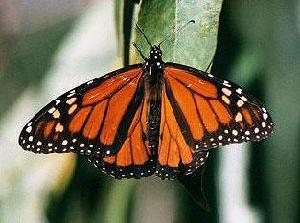
#> input picture perceptualHashingTests/images/0_image_test.jpg, 300 x 223 px; its folder holds 2 pictures in this run
$ python mainPerceptualHashing.py
#> lines starting #> are read from the running program, lines starting #| are printed output that depends on the picture; long printed decimals are rounded
import cv2 as cv
import numpy as np
import os
import matplotlib.pyplot as plt
from PIL import Image, ImageFilter

import imagehash

"""
Implementação baseada no artigo:
- Perceptual Hashing using Convolutional Neural
Networks for Large Scale Reverse Image Search
Mathieu Gaillard

- https://www.phash.org/docs/pubs/thesis_zauner.pdf

- https://www.geeksforgeeks.org/discrete-cosine-transform-algorithm-program/
"""

image_folder = 'tests/101_ObjectCategories/butterfly'
image_folder_perceptual = 'perceptualHashingTests/images'

# [21 lines left out: function DCT_image, not called in this run]

def DCT_Perceptual_Hashing_Implementado(img_path, img_name, resize_size=32, dct_block_size=(8,8)):
        image = Image.open(img_path)

        # o resultado é convertido para preto e branco
        img_preto_branco = image.convert('L').resize((resize_size, resize_size), Image.Resampling.LANCZOS)
        # depois é borrado com boxblur para eliminar ruido
        img_com_blur = img_preto_branco.filter(ImageFilter.BoxBlur(radius= 7))
        # transformando para array
        img_array = np.asarray(img_com_blur, dtype = np.float32)
        print(img_array)
        # utilizando a DCT do OpenCV
        img_dct = cv.dct(img_array)

        # * Implementado manualmente dando resultados identicos a biblioteca
        #img_dct = DCT_image(img_array)
        # plt.imshow(img_dct)
        # plt.show()
        print(img_dct)

        # cortando o bloco de 8x8
        img_dct = img_dct[0:dct_block_size[0], 0:dct_block_size[0]]

        # calculando a mediana
        mediana = np.median(img_dct)

        hash_binario = 0

        img_dct = img_dct.flatten()
        for i in range(img_dct.shape[0]):
            hash_binario <<= 1
            if img_dct[i].flatten()[0] > mediana:
                hash_binario |= 0x1
        hash_binario &= 0xFFFFFFFFFFFFFFFF

        # retornando o hash
        return hash_binario

# [22 lines left out: functions DCT_Perceptual_Hashing_LibImageHash, DCT_Perceptual_Hashing, not called in this run]

"""
Hamming Distance

Valores entre 0 e 1, mais proximo de 0 significa que as imagens sao mais similares
"""
def hamming_distance(hash_referencia, hash_list):
    hamming_list = []
    index_img = 0
    for hash in hash_list:
        # print(hash)
        # print(hash_referencia)
        # hamming = sum(c1 != c2 for c1, c2 in zip(hash_referencia, hash))
        hamming = bin(hash ^ hash_referencia).count('1')
        print(hamming)
        print(len(bin(hash)) - 2)
        hamming_list.append([hamming/(len(bin(hash)) - 2), index_img])
        index_img += 1
    return hamming_list


def gera_imagens_similares_experimento():
    # imagens para testar perceptual hashing de imagens com diferentes operações
    imagem_selecionada = os.listdir(image_folder_perceptual)[0]

    imagem_teste = Image.open(os.path.join(image_folder_perceptual, imagem_selecionada))
#> imagem_teste is the input picture: PIL image 300x223 RGB; mean R, G, B 111.4, 105.1, 81.5

    # operacao blur

    imagem_blur = imagem_teste.filter(ImageFilter.BLUR)
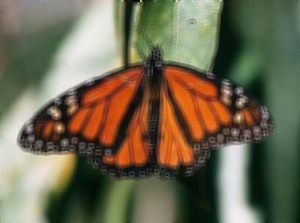
#> imagem_blur: PIL image 300x223 RGB; mean R, G, B 111.4, 105.1, 81.5

    imagem_blur.save(os.path.join(image_folder_perceptual, "image_test_blur.jpg"))

    # operacao preto_branco

    imagem_preto_branco = imagem_teste.convert('L')
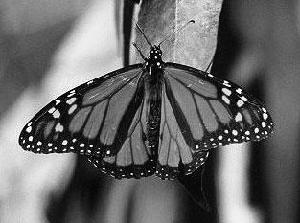
#> imagem_preto_branco: PIL image 300x223 L; min 0, max 255, mean 104.3

    imagem_preto_branco.save(os.path.join(image_folder_perceptual, "image_test_preto_branco.jpg"))

    # operacao resize

    imagem_resize = imagem_teste.resize((128, 128))
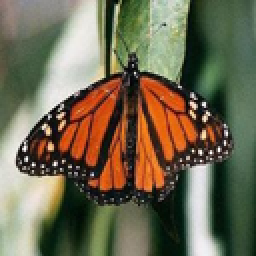
#> imagem_resize: PIL image 128x128 RGB (shown 2 times larger); mean R, G, B 111.4, 105.1, 81.5

    imagem_resize.save(os.path.join(image_folder_perceptual, "image_test_resize.jpg"))

    # operacao compressao

    imagem_compressao = imagem_teste.filter(ImageFilter.SHARPEN)

    imagem_compressao.save(os.path.join(image_folder_perceptual, "image_test_compressao.jpg"))

    # operacao rotacao

    imagem_rotacao = imagem_teste.rotate(90)
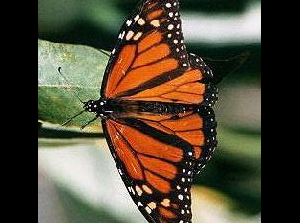
#> imagem_rotacao: PIL image 300x223 RGB; mean R, G, B 84.1, 74.2, 55.9

    imagem_rotacao.save(os.path.join(image_folder_perceptual, "image_test_rotacao.jpg"))

    # operacao flip

    imagem_flip = imagem_teste.transpose(Image.FLIP_LEFT_RIGHT)
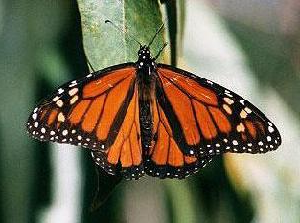
#> imagem_flip: PIL image 300x223 RGB; mean R, G, B 111.4, 105.1, 81.5

    imagem_flip.save(os.path.join(image_folder_perceptual, "image_test_flip.jpg"))

    # operacao crop

    imagem_crop = imagem_teste.crop((0, 0, imagem_teste.size[0] // 2, imagem_teste.size[0] // 2))
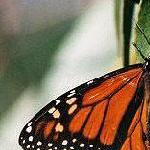
#> imagem_crop: PIL image 150x150 RGB; mean R, G, B 132.8, 116.2, 95.6

    imagem_crop.save(os.path.join(image_folder_perceptual, "image_test_crop.jpg"))

def hash_int_to_hex(hash_int):
    return hex(hash_int)


def experimento_efetividade_operacoes_imagens():
    gera_imagens_similares_experimento()

    lista_imagens = os.listdir(image_folder_perceptual)
    hash_list = []
    for img_name in lista_imagens:
        img_path = os.path.join(image_folder_perceptual, img_name)
        hash_binario = DCT_Perceptual_Hashing_Implementado(img_path, img_name, resize_size=32, dct_block_size=(8,8))
#> (printed output is left out)
#> in DCT_Perceptual_Hashing_Implementado, `img_dct = cv.dct(img_array)`:
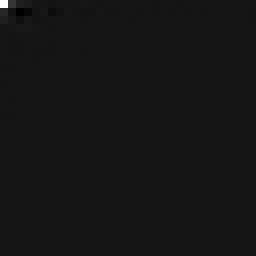
#> img_dct: shape (32, 32) float32 (shown 8 times larger); min -303.8, max 3361, mean 3.9; drawn with min black and max white
#> (printed output is left out)
#> in DCT_Perceptual_Hashing_Implementado, `mediana = np.median(img_dct)`: mediana = 2.12
#> in DCT_Perceptual_Hashing_Implementado, `img_dct = img_dct.flatten()`: img_dct = 64 values, max 3361 at index 0, min -303.8 at index 10, mean 61.23
#> after the loop in DCT_Perceptual_Hashing_Implementado, `for i in range(img_dct.shape[0]):`: hash_binario = 18195899281994977777
#> hash_binario = 18195899281994977777
        hash_list.append(hash_binario)
#> pass 2 of the loop in experimento_efetividade_operacoes_imagens, `for img_name in lista_imagens:`:
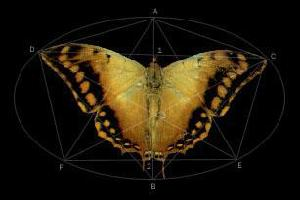
#> input picture perceptualHashingTests/images/image_0007.jpg, 300 x 200 px
#> in DCT_Perceptual_Hashing_Implementado, image is the input picture: PIL image 300x200 RGB; mean R, G, B 32, 24.9, 12.1
#> in DCT_Perceptual_Hashing_Implementado (call 2), `img_array = np.asarray(img_com_blur, dtype = np.float32)`:
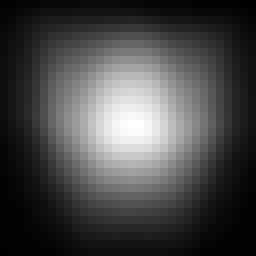
#> img_array: shape (32, 32) float32 (shown 8 times larger); min 0, max 90, mean 25.1; drawn with min black and max white
#> (printed output is left out)
#> in DCT_Perceptual_Hashing_Implementado (call 2), `img_dct = cv.dct(img_array)`:
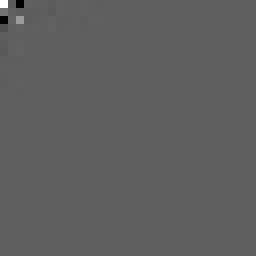
#> img_dct: shape (32, 32) float32 (shown 8 times larger); min -481.4, max 804.6, mean 0.1; drawn with min black and max white
#> (printed output is left out)
#> mediana = -0.015
#> in DCT_Perceptual_Hashing_Implementado (call 2), `img_dct = img_dct.flatten()`: img_dct = 64 values, max 804.6 at index 0, min -481.4 at index 2, mean 1.95
#> after the loop in DCT_Perceptual_Hashing_Implementado (call 2), `for i in range(img_dct.shape[0]):`: hash_binario = 10502788222922157598

    hamming_dist_list = hamming_distance(hash_list[0], hash_list[0:])
#> hamming_dist_list = [[0, 0], [0.656, 1]]
    # [4 lines of commented-out code are left out]

    hamming_dist_list.sort()
    print(hamming_dist_list)
#| [[0.0, 0], [0.6562, 1]]
    imagem_selecionada = os.listdir(image_folder_perceptual)[0]
    img = Image.open(os.path.join(image_folder_perceptual, imagem_selecionada))

    plt.subplot(1, 1, 1)
    plt.imshow(img)
    plt.axis('off')
    count = 0
    print(os.listdir(image_folder_perceptual))
#> (the run stopped early here; a loop or call above may not have finished)
